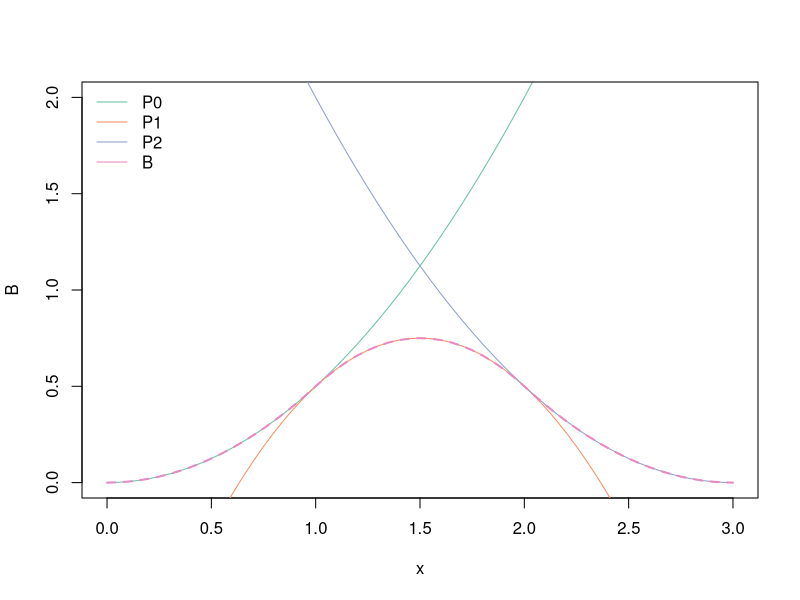
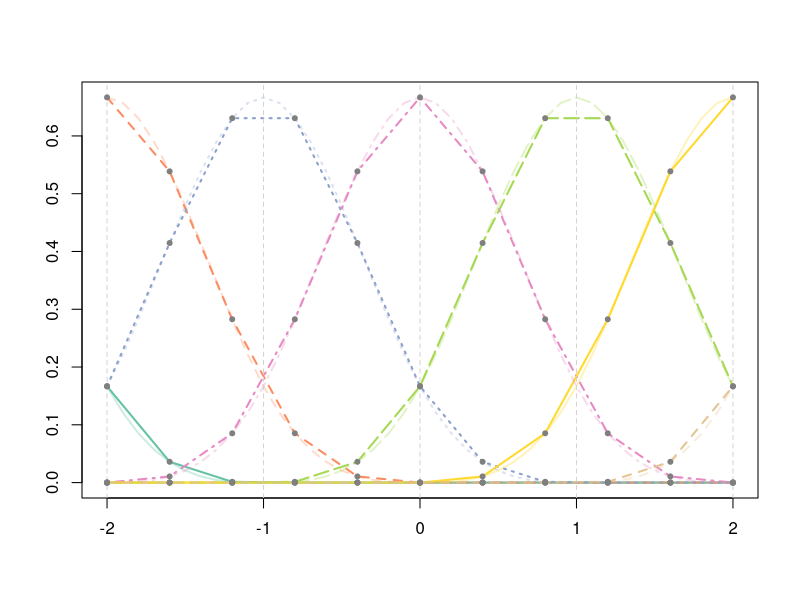
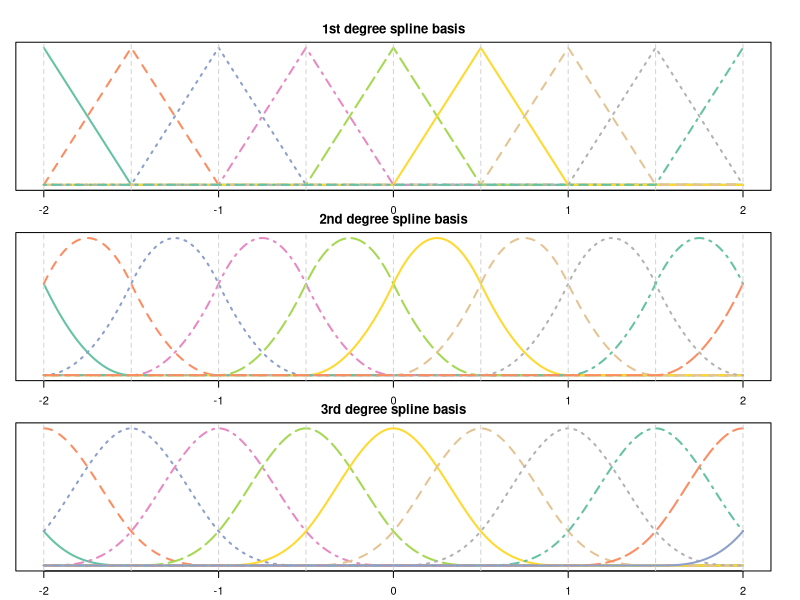
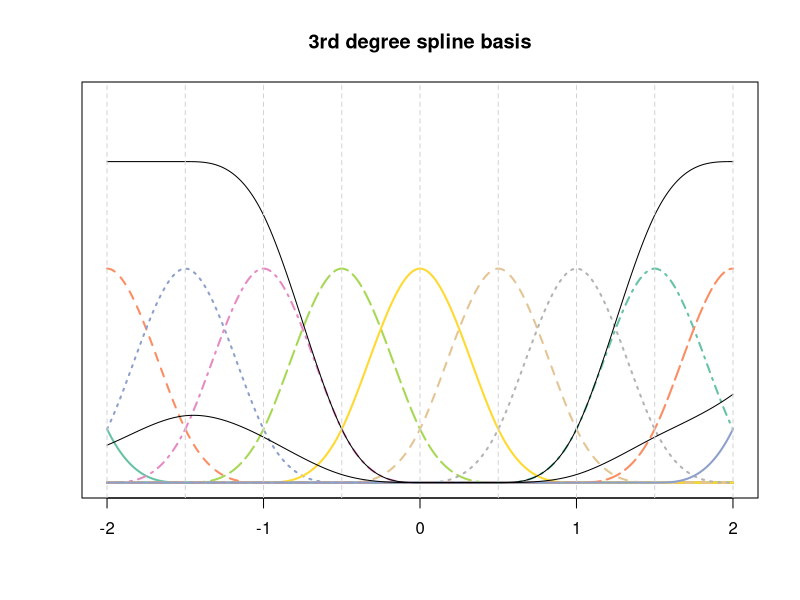
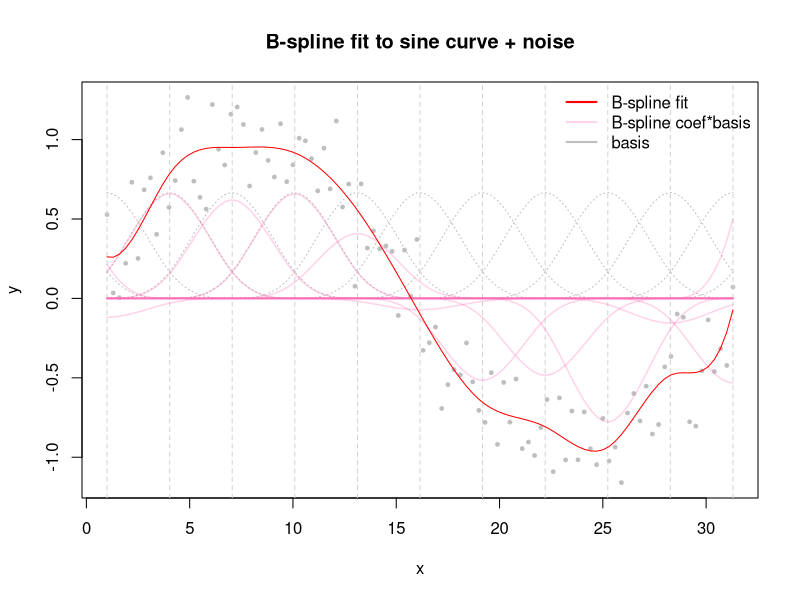
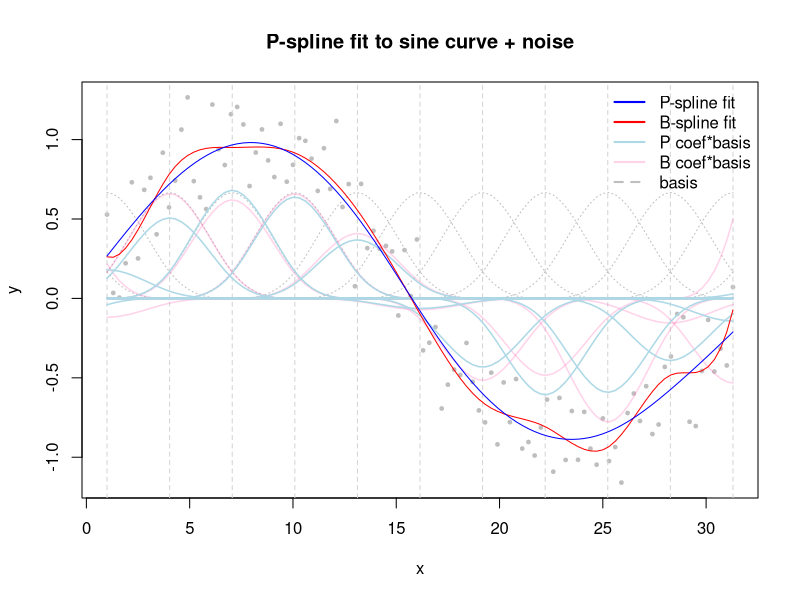
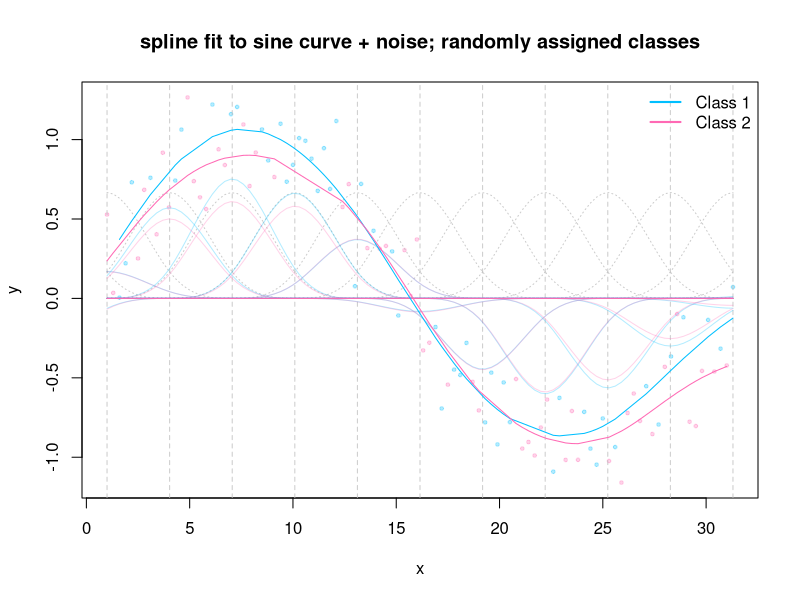

The R source for these figures, in order:
##################################################
## Project:   demo plots for spline presentation
## Date:      Apr 12, 2019
## Author:    Arnie Seong
##################################################


# setup -------------------------------------------------------------------


library(splines)
library(RColorBrewer)
palramp <- colorRampPalette(c("deepskyblue", "purple", "hotpink"))
transp_pal <- function(pal, alpha=75){
  return( rgb(t(col2rgb(pal)), alpha = alpha, maxColorValue = 255) )
} 
pardefault <- par(no.readonly=T)





# functions ---------------------------------------------------------------


basis_mat <- function(x, ndx, bdeg=3, xrange, adj=0, want_knots = F){
  #modified from Eilers 1996
  #x = data vector; ndx = number intervals; bdeg = degree of spline polynomial
  #xl, xr (left and right of x-domain) optional
  #splineDesign() does the heavy lifting here (in splines package)
  #this wrapper just calculates knots at even intervals
  require(splines)
  if(missing(xrange)){ xrange <- c(min(x)-adj, max(x)+adj) }
  dx <- (xrange[2]-xrange[1]) / ndx
  knots <- seq(xrange[1]-bdeg*dx, xrange[2]+bdeg*dx, by=dx)
  #spline.des()$design returns basis matrix B
  B <- spline.des(knots=knots, x=x, ord=bdeg+1, derivs=0*x)$design
  
  if(want_knots==F){
    return(B)
  } else {
    return(list(B=B, knots=knots))
  }
}


make_Dk <- function(B, pen_ord=2){
  # K = order of penalty.  
  # k=0 gives ridge regression
  # penalty influences main diagonal and K subdiagonals
  # limit is a polynomial of order k-1 if degree of B-splines is >= k
  D <- diag(ncol(B))
  for (k in 1:pen_ord) D <- diff(D)
  return(D)
}


ps_regress <- function(B, y, Dk, lambda){
  Q <- solve(t(B)%*%B + lambda*t(Dk)%*%Dk)
  coefs <- Q%*%t(B)%*%y
  yhat <- B %*% coefs
  SS <- sum((y-yhat)^2)
  t1 <- sum(diag(Q%*%(t(B)%*%B)))
  gcv <- SS / ((nrow(B)-t1)^2)
  
  return(list(yhats=yhat, coefs=coefs, Q=Q, gcv=gcv))
}


choose_lambda<- function(B, y, Dk, lambdas=seq(0,2, .1), want_plot=T, return_lam=T){
  
  gcv_hold <- rep(NA, length(lambdas))
  for (i in 1:length(lambdas)){
    gcv_hold[i] <- ps_regress(B=B, y=y, Dk=Dk, lambda=lambdas[i])$gcv
  }
  best_lam <- lambdas[which(gcv_hold==min(gcv_hold))]
  print(paste0("best lambda = ", best_lam))
  
  if (want_plot){
    plot(x=lambdas, y=gcv_hold, type='l', lty=2)
    points(x=lambdas, y=gcv_hold)
  }
  
  if (return_lam){
    return(best_lam)
  }
}



# basis -------------------------------------------------------------------

# iterative construction of one basis
x <- seq(0,3, .05)

ind1 <- which(x<=1)
ind2 <- which(x>1 & x<=2 )
ind3 <- which(x>2 & x<=3 )

B1 <- x^2/2
B2 <- (-2*x^2 + 6*x -3)/2
B3 <- (3-x)^2/2

library(RColorBrewer)
pal <- brewer.pal(4, "Set2")
plot(B1~x, type="l", lwd=1, col=pal[1], ylim=c(0,2), ylab="B")
lines(B2~x, lwd=1, col=pal[2])
lines(B3~x, lwd=1, col=pal[3])


B <- c(B1[ind1], B2[ind2], B3[ind3])
lines(B~x, col=pal[4], lwd=2, lty=2)
legend("topleft", bty='n', lwd=1, col=pal, legend=c("P0", "P1", "P2", "B"))








#simple basis example: basis matrix, basis, plot with x points
x <- seq(-2, 2, .4)
n=length(x)
ndx <-  4
BK <- basis_mat(x, ndx, bdeg=3, want_knots=T)
B_s <- BK$B
# B_s
knots <- BK$knots


xlin <- seq(-2, 2, .1)
nlin = length(xlin)
BKlin <- basis_mat(xlin, ndx, bdeg=3, want_knots=T)
B_slin <- BKlin$B
# B_slin

matplot(y=B_s, x=x, type='l', lwd=2, col=brewer.pal(8, "Set2")
        , xlab="", ylab = "")
matlines(y=B_slin, x=xlin, type='l', lwd=2, col=transp_pal(brewer.pal(8, "Set2"), 80)
        , xlab="", ylab = "")
abline(v=knots, col="lightgrey", lty=2)
matpoints(x=x, y=B_s, col="grey50", pch=20)




# different degree bases

x <- seq(-2, 2, .01)
n=length(x)
ndx <-  8

#generate basis----
BK <- basis_mat(x, ndx, bdeg=1, want_knots=T)
B1 <- BK$B

BK <- basis_mat(x, ndx, bdeg=2, want_knots=T)
B2 <- BK$B

BK <- basis_mat(x, ndx, bdeg=3, want_knots=T)
B3 <- BK$B
knots <- BK$knots

pal <- palramp(2)


par(mfrow = c(3,1),
    oma = c(1,1,1,0) + 0.1,
    mar = c(1,0,2,2) + 0.1)
matplot(y=B1, x=x, type='l', lwd=2, col=brewer.pal(8, "Set2")
        , xlab="", ylab = "", yaxt="n", 
        main = "1st degree spline basis")
abline(v=knots, col="lightgrey", lty=2)

matplot(y=B2, x=x, type='l', lwd=2, col=brewer.pal(8, "Set2")
        , xlab="", ylab = "", yaxt="n", 
        main = "2nd degree spline basis")
abline(v=knots, col="lightgrey", lty=2)


matplot(y=B3, x=x, type='l', lwd=2, col=brewer.pal(8, "Set2")
        , xlab="", ylab = "", yaxt="n", 
        main = "3rd degree spline basis")
abline(v=knots, col="lightgrey", lty=2)
par(pardefault)





# zeroing out 4 coefficients -> 1 interval 0'd out (cubic splines) --------

x <- seq(-2, 2, .01)
n=length(x)
ndx <-  8

BK <- basis_mat(x, ndx, bdeg=3, want_knots=T)
B3 <- BK$B
knots <- BK$knots

dim(B3)
gamm_inds <- c(1:4, 9:11)
coef_test <- c(1,1,1,1,0,0,0,0,1,1,1)
coef_test2 <- c(.05,.1, .25, .15, 0,0,0,0,.15, .25, .5)

matplot(y=B3, x=x, type='l', lwd=2, col=brewer.pal(8, "Set2")
        , xlab="", ylab = "", yaxt="n", 
        main = "3rd degree spline basis",
        ylim=c(0,1.2))
lines(B3%*%coef_test~x, type='l')
lines(B3%*%coef_test2~x, type='l')
abline(v=knots, col="lightgrey", lty=2)







# spline fit --------------------------------------------------------------


#generate sine curve----
set.seed(31415)
x<-seq(1,10*pi, by=.3)
n=length(x)
y<-sin(x/5) + rnorm(length(x),0,.2)
ndx <-  10

#generate basis----
BK <- basis_mat(x, ndx, bdeg=3, want_knots=T)
B <- BK$B
knots <- BK$knots

#treating this like vanilla SLR----
beta_hat <- solve(t(B)%*%B)%*%t(B)%*%y
yhat <- B%*%beta_hat

#P-spline fit
Dk <- make_Dk(B=B)
lambda = choose_lambda(B, y, Dk, want_plot = F, return_lam=T)
ps_fit <- ps_regress(B, y, Dk, lambda)


# plotting----
# curve as sum of basis[i,]*coef[i]
coefs <- ps_fit$coefs
Bxcoef <- t(apply(B, 1, function(x) x*coefs)) 
pscurve <- rowSums(Bxcoef) 


Bxcoef_B <- t(apply(B, 1, function(x) x*beta_hat)) 

Bxpal <- transp_pal("hotpink", 75)
# plot B-spline fit
plot(y ~ x, pch = 20, cex=.75, col="grey", 
     main="B-spline fit to sine curve + noise")
abline(v=knots, col="lightgrey", lty=2)  # knots
matpoints(x=x, y=B, type='l', lty=3, col='grey') # basis
matpoints(x=x, y=Bxcoef_B, type='l', lty=1, col=Bxpal, lwd=1.5) #coefs*basis
points(y=yhat, x=x, col="red", type='l') # B-spline fit
legend("topright", bty='n', 
       legend = c("B-spline fit", "B-spline coef*basis", "basis"), 
       lty=c(1, 1, 1, 2), lwd=2, col=c("red", Bxpal, "grey"))



#plot P-spline and B-spline fit
plot(y ~ x, pch = 20, cex=.75, col="grey", 
     main="P-spline fit to sine curve + noise")
abline(v=knots, col="lightgrey", lty=2)  # knots
matpoints(x=x, y=B, type='l', lty=3, col='grey') # basis
matpoints(x=x, y=Bxcoef_B, type='l', lty=1, col=Bxpal, lwd=1.5) #coefs*basis for B-spline
matpoints(x=x, y=Bxcoef, type='l', lty=1, col="lightblue", lwd=1.5) #coefs*basis ofr P-spline
points(y=yhat, x=x, col="red", type='l') # B-spline fit
points(pscurve~x, type='l', col="blue") # P-spline fit
legend("topright", bty='n', 
       legend = c("P-spline fit", "B-spline fit", "P coef*basis", "B coef*basis", "basis"), 
       lty=c(1, 1, 1, 1, 2), lwd=2, col=c("blue", "red", "lightblue", Bxpal, "grey"))








# spline fit categorical --------------------------------------------------


#generate data curve----
set.seed(31415)
x<-seq(1,10*pi, by=.3)
n=length(x)
y<-sin(x/5) + rnorm(length(x),0,.2)
cl <- sample(size=n, c(rep(0,floor(n/2)), rep(1,floor(n/2+1)))) #randomly assign classes
ndx <-  10

#generate basis----
BK <- basis_mat(x, ndx, bdeg=3, want_knots=T)
B <- BK$B
B2 <- cbind(B, B)
knots <- BK$knots

#concatenating basis and female basis
M_Bcol <- dim(B)[2]
BF <- apply(B, 2, function(x) x*cl)
B <- cbind(B, BF)
#treating this like vanilla SLR----
beta_hat <- solve(t(B)%*%B)%*%t(B)%*%y
yhat <- B%*%beta_hat

#P-spline fit
Dk <- make_Dk(B=B)
lambda = choose_lambda(B, y, Dk, want_plot = F, return_lam=T)
ps_fit <- ps_regress(B, y, Dk, lambda)


# plotting----
# curve as sum of basis[i,]*coef[i]
coefs <- ps_fit$coefs
Bxcoef <- t(apply(B, 1, function(x) x*coefs)) 
F_inds <- which(cl==1)
M_inds <- setdiff(c(1:n), F_inds)
pscurve <- rowSums(Bxcoef) 

M_Bxcoef <- Bxcoef[,1:M_Bcol]
F_Bxcoef <- Bxcoef[,1:M_Bcol] + 
  t(apply(Bxcoef[,1:M_Bcol], 1, function(x) x*coefs[(M_Bcol+1):dim(B)[2]])) 

pal <- palramp(2)
pal_B <- palramp(5)[c(2,4)]
pal_transp <- transp_pal(pal, alpha = 75)
grey_transp <- transp_pal('grey', alpha = 200)
palette(pal_transp)
plot(y ~ x, pch = 20, cex=.75, col=cl+1, 
     main="spline fit to sine curve + noise; randomly assigned classes")
abline(v=knots, col=grey_transp, lty=2)  # knots
matpoints(x=x, y=B[, 1:M_Bcol], type='l', lty=3, col=grey_transp) # basis
matpoints(x=x, y=M_Bxcoef, type='l', lty=1, col=pal_transp[1]) #coefs*basis
matpoints(x=x, y=F_Bxcoef, type='l', lty=1, col=pal_transp[2]) #coefs*basis
points(pscurve[M_inds]~x[M_inds], type='l', col=pal[1]) # Male P-spline fit
points(pscurve[F_inds]~x[F_inds], type='l', col=pal[2]) # Female P-spline fit
# points(yhat[M_inds]~x[M_inds], type='l', col=pal_B[1]) # Male B-spline fit
# points(yhat[F_inds]~x[F_inds], type='l', col=pal_B[2]) # Female B-spline fit
legend("topright", bty='n', 
       legend = c("Class 1", "Class 2"), 
       lty=1, lwd=2, col=pal)
